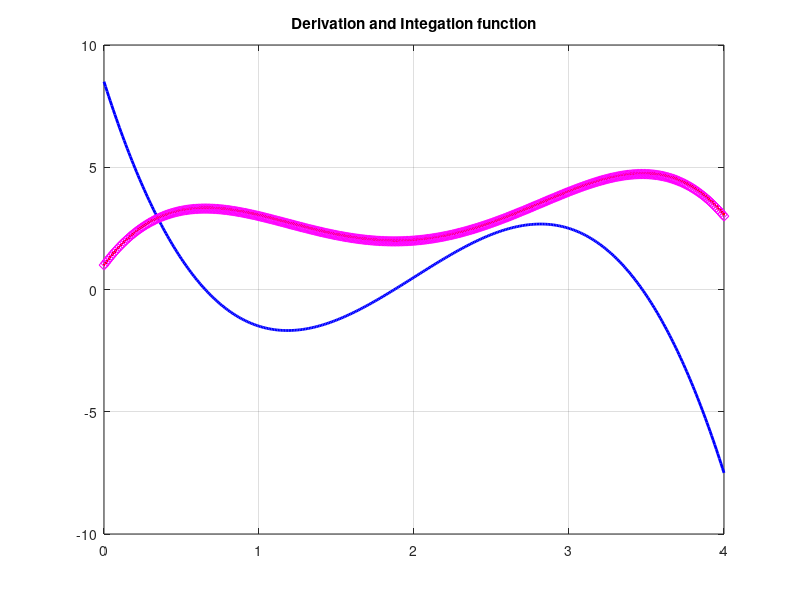
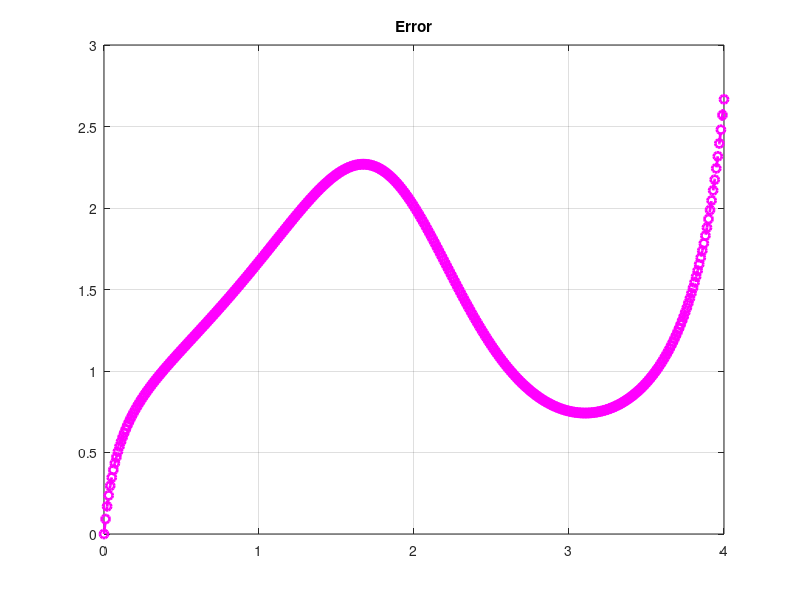

MATLAB code to generate these figures, in order:
%% Oridinary Differential Equations
clear
clc
close all;
c=1;
f = @(x)-0.5*power(x,4)+ 4*power(x,3)- 10.*power(x,2)+ 8.5*x +c;
dfdx = @(x)-2.0*x.*x.*x + 12*x.*x - 20.*x+ 8.5;
h=0.01;
x=0:h:4;
y=f(x);
figure,plot(x,y,'r-',x,dfdx(x),'b-','LineWidth',2);
title('Derivation and Integation function')
grid on
%Estimate the derivative

yy(1)=1;
xx(1)=0;
er(1)=0;
for i=2:length(x)
    xx(i)=xx(i-1) + h;
    yy(i) =yy(i-1)+dfdx(xx(i-1))*h;
    tv =f(xx(i));
    er(i) = (abs(tv-yy(i)))/tv*100; 
end

for i=1:length(yy)
    hold on;
    plot(xx(i),yy(i),'r.',xx(i),f(xx(i)),'md','MarkerSize',7);
end

hold off
figure, plot(xx,er,'mo--','LineWidth',2),title('Error')
grid on